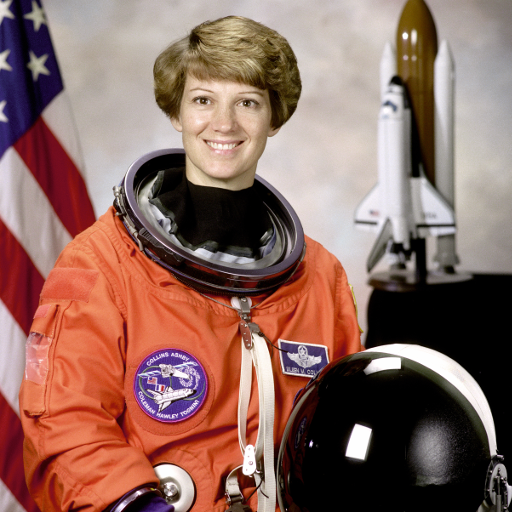
#> input picture Assets/test-images/astronaut.png, 512 x 512 px, given in place of camera.png, which was not available
$ python 36_fast_route_checks.py
#> lines starting #> are read from the running program, lines starting #| are printed output that depends on the picture; pictures that were not available may be replaced by others from this repository, and a replacement may not be noted
"""第 11 周前置:36《信号与系统快速路线》里新增数字的复核 ——
配合 Documents/数学基础/信号与系统快速路线.md。

快速路线以一份外部对话给的 4 阶段方案为底,补上它没覆盖、或说得不准的地方。
文档里凡是 31_signals_roadmap.py 没有算过的数字,都在这里:

 1. 频谱的「中心」:np.fft.fft2 直流在 [0,0](角落),fftshift 之后才到正中;中心一小块占多少能量
 2. 「线性」与「LTI」:Sobel 的 Gx 是线性时不变的,但梯度幅值 sqrt(Gx²+Gy²) 不是线性的;
    3×3 高斯核在 (0,0) 增益 1、在 (π,π) 增益 0
 3. 卷积定理的二维版:补零后频域相乘 = 线性卷积;不补零 = 循环卷积,只在边缘一圈出错
 4. 位置信息在相位里:平移只改相位、幅度不变;拿 A 的幅度配 B 的相位,长得像 B
 5. 缩小前先低通:0.45 周期/像素的细条纹隔点抽样,先过 [1,2,1]/4 再抽,假纹幅度只剩多少
 6. 馒头与消化(快速路线/1.理解卷积.md):错位相加 = 翻转滑动 = np.convolve;线性与时不变

⚠️ 这里的图像用仓库 Assets/test-images 里的 camera.png 和 coins.png;
换一张图,第 1、4 块里的百分比和相关系数会变,结论(谁在中心、像谁)不变。

用法:
    .venv/bin/python Ch04_Frequency_Domain/36_fast_route_checks.py
"""

from __future__ import annotations

from pathlib import Path

import cv2
import numpy as np

np.set_printoptions(precision=4, suppress=True, linewidth=120)
RNG = np.random.default_rng(0)
REPO = Path(__file__).resolve().parents[2]


def head(title: str) -> None:
    print(f"\n{'=' * 8} {title} {'=' * 8}")


def load(name: str, size: int = 256) -> np.ndarray:
#> called with name = 'camera.png', size = 256
    img = cv2.imread(str(REPO / "Assets" / "test-images" / name), cv2.IMREAD_GRAYSCALE)
#> img: shape (512, 512); min 0, max 255, mean 115
    assert img is not None, name
    return cv2.resize(img, (size, size), interpolation=cv2.INTER_AREA).astype(float)


def conv2_full(a: np.ndarray, k: np.ndarray) -> np.ndarray:
    """直接按定义的二维线性卷积,输出 (H+h-1, W+w-1)。小图用,不求快。"""
    H, W = a.shape
    h, w = k.shape
    out = np.zeros((H + h - 1, W + w - 1))
    for i in range(h):
        for j in range(w):
            out[i:i + H, j:j + W] += k[i, j] * a
    return out


def conv2_same(a: np.ndarray, k: np.ndarray) -> np.ndarray:
    """full 卷积取中间与输入同大小的一块(核为奇数边长)。"""
    full = conv2_full(a, k)
    h, w = k.shape
    return full[h // 2:h // 2 + a.shape[0], w // 2:w // 2 + a.shape[1]]


# ---------------------------------------------------------------- 1
def block1() -> None:
    head("1. 频谱的「中心」:fft2 的直流在角落,fftshift 才把它搬到中间")
    cam = load("camera.png")
    F = np.fft.fft2(cam)
    mag = np.abs(F)
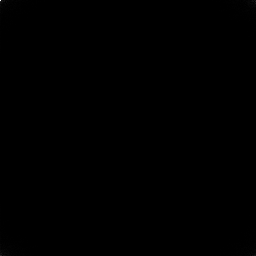
#> mag: shape (256, 256) float64; min 1.08, max 7541718, mean 5432.1; drawn with min black and max white
    raw = tuple(int(i) for i in np.unravel_index(mag.argmax(), mag.shape))
#> raw = (0, 0)
    sh = np.fft.fftshift(F)
    shifted = tuple(int(i) for i in np.unravel_index(np.abs(sh).argmax(), sh.shape))
#> shifted = (128, 128)
    print(f"camera.png 缩到 256×256;|F| 最大点:fft2 之后在 {raw},fftshift 之后在 {shifted}(正中是 (128, 128))")
#| camera.png 缩到 256×256;|F| 最大点:fft2 之后在 (0, 0),fftshift 之后在 (128, 128)(正中是 (128, 128))
    print(f"F[0,0] = 全部像素之和:{F[0, 0].real:.1f} vs 像素和 {cam.sum():.1f}")
#| F[0,0] = 全部像素之和:7541718.0 vs 像素和 7541718.0
    e = np.abs(sh) ** 2
    c = 128
    for r in (2, 8, 16):
        blk = e[c - r:c + r + 1, c - r:c + r + 1].sum() / e.sum()
        area = (2 * r + 1) ** 2 / 256 ** 2
        print(f"  中心 {2 * r + 1}×{2 * r + 1}({area * 100:.2f}% 的面积)占能量 {blk * 100:.2f}%")
#> this loop made 3 passes
#> blk on passes 1 to 3: 0.801, 0.924, 0.96
#|   中心 5×5(0.04% 的面积)占能量 80.09%
#|   中心 17×17(0.44% 的面积)占能量 92.40%
#|   中心 33×33(1.66% 的面积)占能量 96.05%
    e0 = e.copy()
    e0[c, c] = 0
#> e0: shape (256, 256) float64; min 0, max 1.27e+12, mean 362816568.5
    blk0 = e0[c - 8:c + 9, c - 8:c + 9].sum() / e0.sum()
#> blk0 = 0.742
    print(f"  去掉直流一点后,中心 17×17 仍占 {blk0 * 100:.2f}%")
#|   去掉直流一点后,中心 17×17 仍占 74.21%


# ---------------------------------------------------------------- 2
def block2() -> None:
    head("2. Sobel 的 Gx 是 LTI,梯度幅值不是线性;高斯核的 H(0,0)=1、H(π,π)=0")
    gx = np.array([[-1, 0, 1], [-2, 0, 2], [-1, 0, 1]], float)
    gy = gx.T
    a = RNG.standard_normal((12, 12))
    b = RNG.standard_normal((12, 12))

    def fx(x):
        return conv2_same(x, gx)

    def mag(x):
        return np.sqrt(conv2_same(x, gx) ** 2 + conv2_same(x, gy) ** 2)

    lin = np.abs(fx(2 * a + 3 * b) - 2 * fx(a) - 3 * fx(b)).max()
    shift_a = np.roll(a, (2, 3), axis=(0, 1))
    inner = (slice(4, 10), slice(5, 11))  # 避开边界与 roll 的卷绕
    shift_err = np.abs(fx(shift_a)[inner] - np.roll(fx(a), (2, 3), axis=(0, 1))[inner]).max()
    print(f"Gx:线性残差 {lin:.1e};平移不变残差(内部){shift_err:.1e}  → 线性时不变")
    add_err = np.abs(mag(a + b) - mag(a) - mag(b)).max()
    neg_err = np.abs(mag(-a) + mag(a)).max()
    print(f"梯度幅值:|M(a+b) − M(a) − M(b)| 最大 {add_err:.4f};|M(−a) + M(a)| 最大 {neg_err:.4f}(线性要求后者为 0)  → 不是线性")
    # 高斯 3×3 = [1,2,1]/4 的外积
    g1 = np.array([1, 2, 1]) / 4
    g = np.outer(g1, g1)
    w = np.arange(3) - 1
    sign_pi = (-1.0) ** w
    H00 = g.sum()
    Hpp = (g * np.outer(sign_pi, sign_pi)).sum()
    Hp0 = (g * sign_pi[:, None]).sum()
    print(f"3×3 高斯核:H(0,0) = 核之和 = {H00:.4f};H(π,π) = 交错和 = {Hpp:.4f};H(π,0) = {Hp0:.4f}")


# ---------------------------------------------------------------- 3
def block3() -> None:
    head("3. 卷积定理的二维版:补零才等于线性卷积,不补零只在边缘一圈出错")
    img = load("camera.png", 64)[:16, :16]
#> call 2 of load, with name = 'camera.png', size = 64
#> in load (call 2), `return cv2.resize(img, (size, size), interpolation=cv2.INTER_AREA).ast..`:
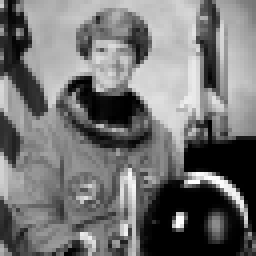
#> returned value: shape (64, 64) float64 (shown 4 times larger); min 0, max 254, mean 115
    k = np.ones((3, 3)) / 9
    lin_same = conv2_same(img, k)
    full = conv2_full(img, k)  # 18×18
    P = img.shape[0] + k.shape[0] - 1
#> P = 18
    pad = np.fft.ifft2(np.fft.fft2(img, s=(P, P)) * np.fft.fft2(k, s=(P, P))).real
    print(f"补零到 {P}×{P} 再相乘,与 full 线性卷积最大差 {np.abs(pad - full).max():.1e}")
#| 补零到 18×18 再相乘,与 full 线性卷积最大差 8.5e-14
    nopad = np.fft.ifft2(np.fft.fft2(img) * np.fft.fft2(k, s=img.shape)).real
    # 无补零的循环卷积相当于把核中心放在 (0,0) 之后的结果,需要把核搬到中心才能与 same 对齐
    kc = np.zeros(img.shape)
    kc[:3, :3] = k
    kc = np.roll(kc, (-1, -1), axis=(0, 1))
    circ = np.fft.ifft2(np.fft.fft2(img) * np.fft.fft2(kc)).real
    d = np.abs(circ - lin_same)
    inner = d[1:-1, 1:-1].max()
#> inner = 8.53e-14
    border = np.concatenate([d[0], d[-1], d[:, 0], d[:, -1]]).max()
#> border = 91.56
    print(f"不补零(循环卷积)与 same 线性卷积:内部最大差 {inner:.1e};最外一圈最大差 {border:.2f}(灰度 0~255)")
#| 不补零(循环卷积)与 same 线性卷积:内部最大差 8.5e-14;最外一圈最大差 91.56(灰度 0~255)
    print(f"  16×16 里被污染的只有最外一圈:{(16 * 16 - 14 * 14)} 个像素,占 {(16 * 16 - 14 * 14) / 256 * 100:.1f}%")
    del nopad


# ---------------------------------------------------------------- 4
def block4() -> None:
    head("4. 位置信息在相位里:平移只改相位;A 的幅度 + B 的相位,长得像 B")
    cam = load("camera.png")
    coin = load("coins.png")
#> call 4 of load, with name = 'coins.png', size = 256
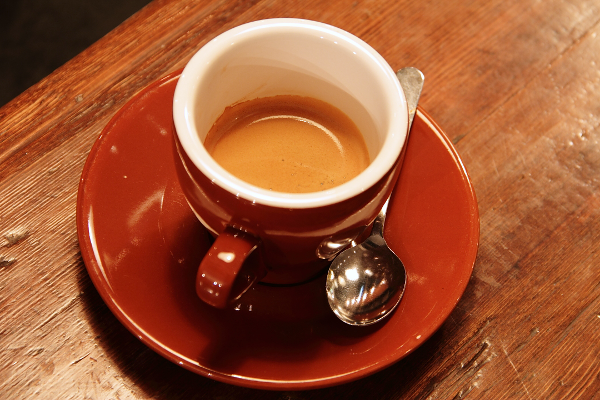
#> input picture Assets/test-images/coffee.png, 600 x 400 px, given in place of coins.png, which was not available
    shift = np.roll(cam, (20, 35), axis=(0, 1))
    Fa, Fs = np.fft.fft2(cam), np.fft.fft2(shift)
    print(f"camera 平移 (20,35) 后:|F| 最大差 {np.abs(np.abs(Fa) - np.abs(Fs)).max():.1e}(相对最大幅度 {np.abs(Fa).max():.2e})")
#| camera 平移 (20,35) 后:|F| 最大差 2.3e-10(相对最大幅度 7.54e+06)
    dphi = np.angle(Fs / np.where(np.abs(Fa) > 1e-9, Fa, 1))
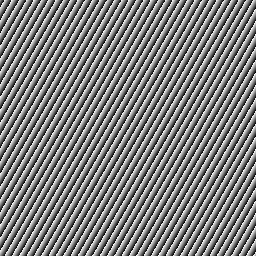
#> dphi: shape (256, 256) float64; min -3.14, max 3.14, mean 0.00125; drawn with min black and max white
    expect = np.angle(np.exp(-2j * np.pi * (20 * np.fft.fftfreq(256)[:, None] + 35 * np.fft.fftfreq(256)[None, :])))
    mask = np.abs(Fa) > 1e3
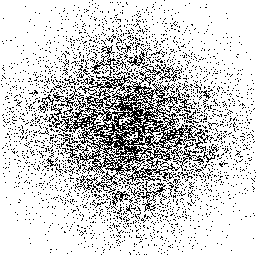
#> mask: shape (256, 256) bool; 81.7% white; black in thin lines or dots
    print(f"  相位变化 = −2π(20·u + 35·v):在幅度较大的点上最大偏差 {np.abs(np.angle(np.exp(1j * (dphi - expect))))[mask].max():.1e} 弧度")
#|   相位变化 = −2π(20·u + 35·v):在幅度较大的点上最大偏差 4.9e-14 弧度
    Fb = np.fft.fft2(coin)
    mix1 = np.fft.ifft2(np.abs(Fa) * np.exp(1j * np.angle(Fb))).real  # A 幅度 + B 相位
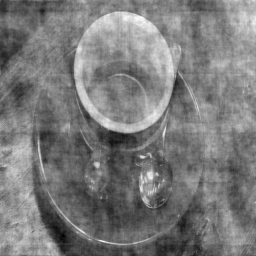
#> mix1: shape (256, 256) float64; min -129.9, max 380.5, mean 115.1; drawn with min black and max white
    mix2 = np.fft.ifft2(np.abs(Fb) * np.exp(1j * np.angle(Fa))).real  # B 幅度 + A 相位
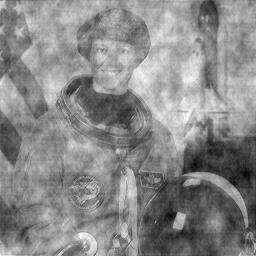
#> mix2: shape (256, 256) float64; min -79.97, max 260.9, mean 103.1; drawn with min black and max white

    def corr(x, y):
        return float(np.corrcoef(x.ravel(), y.ravel())[0, 1])

    print(f"camera 幅度 + coins 相位:与 coins 相关 {corr(mix1, coin):.3f},与 camera 相关 {corr(mix1, cam):.3f}")
#| camera 幅度 + coins 相位:与 coins 相关 0.841,与 camera 相关 0.175
    print(f"coins 幅度 + camera 相位:与 camera 相关 {corr(mix2, cam):.3f},与 coins 相关 {corr(mix2, coin):.3f}")
#| coins 幅度 + camera 相位:与 camera 相关 0.841,与 coins 相关 0.090


# ---------------------------------------------------------------- 5
def block5() -> None:
    head("5. 缩小前先低通:0.45 周期/像素的条纹隔点抽样")
    N = 400
    n = np.arange(N)
    x = np.cos(2 * np.pi * 0.45 * n)
    g = np.array([1, 2, 1]) / 4
    xb = np.real(np.fft.ifft(np.fft.fft(x) * np.fft.fft(g, N)))  # 循环卷积,长度不变
    gain = (1 + np.cos(2 * np.pi * 0.45)) / 2
    raw = x[::2]
    blur = xb[::2]

    def amp(s):
        X = np.fft.fft(s)
        k = int(np.argmax(np.abs(X[:len(s) // 2])))
        return k, 2 * np.abs(X[k]) / len(s)

    k0, a0 = amp(raw)
    k1, a1 = amp(blur)
    print(f"不先模糊,隔点抽样:峰在 k={k0}({k0 / len(raw):.2f} 周期/像素),假纹幅度 {a0:.4f}")
    print(f"先过 [1,2,1]/4 再抽样:峰仍在 k={k1},幅度 {a1:.4f}(理论 (1+cos2π·0.45)/2 = {gain:.4f})")
    print(f"  假纹幅度缩小为原来的 1/{a0 / a1:.1f}")


# ---------------------------------------------------------------- 6
def block6() -> None:
    head("6. 馒头与消化:错位相加、翻转滑动、np.convolve 三种算法同一个结果")
    h = np.array([1, 0.9, 0.5, 0.3, 0])  # 消化序列:吃 1 个馒头后各时刻还剩多少
    x = np.array([1, 2])                 # 馒头序列:第 1 刻吃 1 个,第 2 刻吃 2 个
    print(f"只吃 1 个:[1] * h = {np.convolve([1], h)}  → 冲激响应就是 h 本身")
    # 算法一:按馒头拆,每口单独的响应错位相加
    y1 = np.zeros(len(x) + len(h) - 1)
    for k, xk in enumerate(x):
        y1[k:k + len(h)] += xk * h
        print(f"  第 {k + 1} 刻吃 {xk} 个 → 响应 {xk * h},从第 {k + 1} 刻开始")
    print(f"算法一 错位相加:{y1}")
    # 算法二:按时刻看,x 翻转后在 h 上滑动
    xr = x[::-1]
    hp = np.concatenate([np.zeros(len(x) - 1), h, np.zeros(len(x) - 1)])
    y2 = np.array([np.dot(xr, hp[n:n + len(x)]) for n in range(len(y1))])
    for n in range(2):
        terms = " + ".join(f"{x[k]}×{h[n - k]}" for k in range(len(x)) if 0 <= n - k < len(h))
        print(f"  第 {n + 1} 刻:{terms} = {y2[n]:.1f}")
    print(f"算法二 翻转滑动:{y2}")
    print(f"np.convolve:    {np.convolve(x, h)};三者最大差 {max(np.abs(y1 - y2).max(), np.abs(y1 - np.convolve(x, h)).max()):.1e}")
    print(f"交换律:h * x = {np.convolve(h, x)}(翻转谁都一样)")
    print(f"线性:吃 2 个 = 2×h:{np.convolve([2], h)};时不变:晚一刻吃 [0,1] → {np.convolve([0, 1], h)}")


if __name__ == "__main__":
    block1()
    block2()
    block3()
    block4()
    block5()
    block6()
